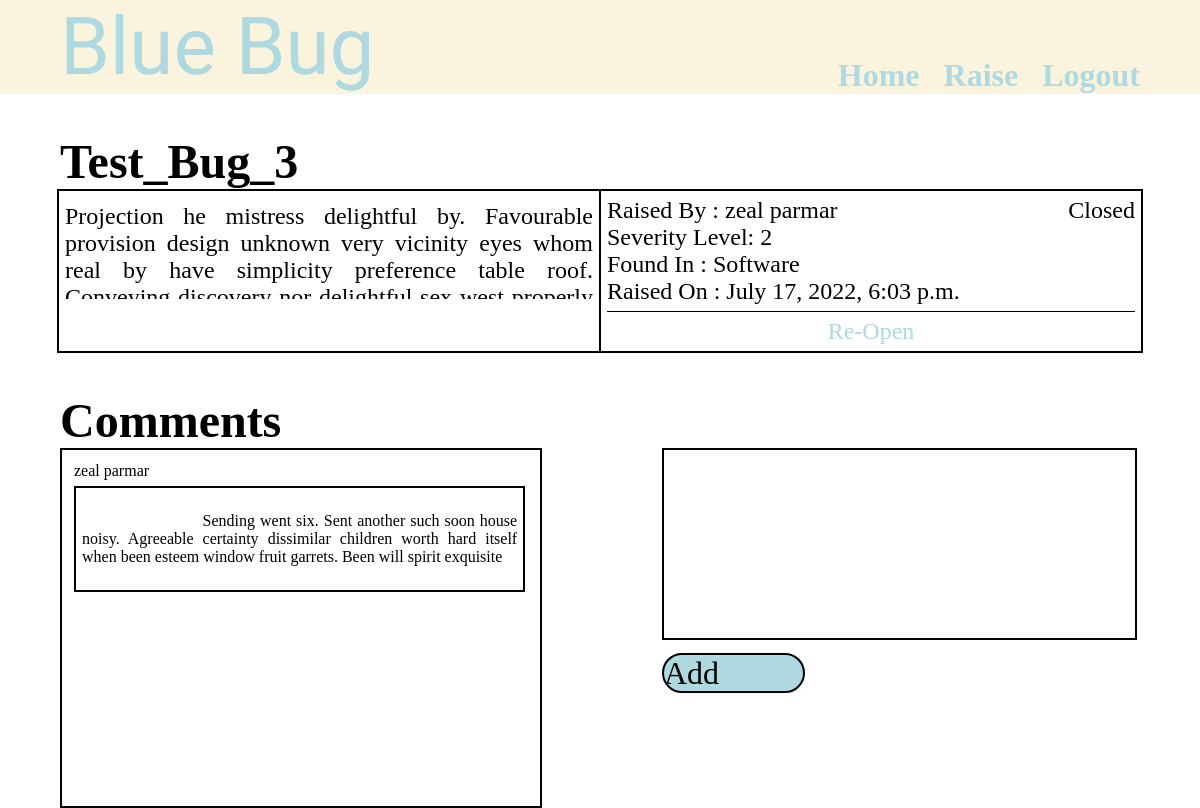
/bug/comment/7, run on the app's committed database.
### bug/models.py (models this page shows, shortened)
class Bugs(models.Model):
    title = models.TextField()
    description = models.TextField()
    status = models.CharField(max_length=50, default='open')
    found_in = models.CharField(max_length=50)
    severity_level = models.CharField(max_length=50, default="LEVEL - 3")
    closed_by = models.ForeignKey(User, on_delete=models.CASCADE, related_name='closed_by', null=True)
    raised_by = models.ForeignKey(User, on_delete=models.CASCADE, related_name='raised_by')
    closed_at = models.DateTimeField(null=True)
    created_at = models.DateTimeField(auto_now_add=True)
    updated_at = models.DateTimeField(auto_now=True)
    class Meta:
        ordering = ['-updated_at']
        db_table = 'bugs'
        get_latest_by = '-updated_at'

class Posts(models.Model):
    comment = models.TextField()
    user = models.ForeignKey(User, on_delete=models.CASCADE)
    bug = models.ForeignKey(Bugs, on_delete=models.CASCADE)
    created_at = models.DateTimeField(auto_now_add=True)
    updated_at = models.DateTimeField(auto_now=True)
    class Meta:
        ordering = ['updated_at']
        db_table = 'posts'
        get_latest_by = 'updated_at'
    def __str__(self):
        return f"Linked to Bug {self.bug_id}"

### bug/views.py (the view, shortened to what this page needs)
# urls.py: path('comment/<int:bugID>', views.CommentBugView.as_view(), name='comment_bug'),
class CommentBugView(View):
    def get(self, request, **kwargs):
        posts = Posts.objects.filter(bug_id=kwargs["bugID"])
        print(posts)
        return render(request, "bug_templates/bug_comment.html",
                      context={
                          "posts": posts,
                          "bug": Bugs.objects.get(id=kwargs["bugID"])
                      })

### bug/templates/bug_templates/bug_comment.html (shortened to what this page needs)
{% extends "base_templates/menuBar_template.html" %}
{% load static %}
{% block content %}
    <div class="full-width paddign-left-5
                paddign-left-5 paddign-right-5
                h1 margin-top-5">
        {{ bug.title }}
    </div>
    <div class="flex_box bug-box-comment margin-bottom-2 ">
        <div class="c-1 flex_box flex-direction-column
                        justify-flex-start align-flex-start sub-bug-box-left">
            <div class="h3 margin-top-0-5 bug-box-sub-width bug-description-box">{{ bug.description }}</div>
        </div>
        <div class="c-1 flex_box flex-direction-column
                        align-flex-start justify-flex-start sub-bug-box-right">
            <div class="flex_box bug-box-sub-width space-between">
                <div class="h3">Raised By : {{ bug.raised_by.get_full_name }}</div>
                <div class="h3">{{ bug.status }}</div>
            </div>
            <div class="h3 bug-box-sub-width ">Severity Level: {{ bug.severity_level }}</div>
            <div class="h3 bug-box-sub-width ">Found In : {{ bug.found_in }}</div>
            <div class="h3 bug-box-sub-width ">Raised On : {{ bug.created_at }}</div>
            <div class="bug-box-sub-width margin-top-0-5 bottom-border"></div>
            <div class="flex_box bug-box-sub-width space-around h3 margin-top-0-5">
                {% if bug.status.lower == "closed" %}
                    <a href="/bug/open/{{ bug.id }}"> Re-Open</a>
                {% else %}
                    <a href="/bug/close/{{ bug.id }}"> Close</a>
                {% endif %}
            </div>
        </div>
    </div>
    <div class="full-width paddign-left-5
                paddign-left-5 paddign-right-5
                h1 margin-top-2">
        Comments
    </div>
    <div class="flex_box width-80 gap-10">
        <div class="c-1  test-border-black user-comment-outer-box">
            {% for post in posts %}
                <div class="full-width user-comment-box">
                    {{ post.user.get_full_name }}
                </div>
                <div class="margin-top-0-5 user-comment-box margin-bottom-2">
                    <div class="test-border-black user-sub-comment-box white-space">
                        {{ post.comment }}
                    </div>
                </div>
            {% endfor %}
        </div>
        <div class="c-1 flex_box flex-direction-column">
            <form action="/bug/comment/{{ bug.id }}" method="post">
                <div>
                    <textarea name="comment" id="text_comment" cols="10" rows="10" class="textarea-comment"></textarea>
                </div>
                <input type="submit" value="Add Comment" class="btn flex_box justify-center align-center">
            </form>
        </div>
    </div>
{% endblock content %}

### bug/static/css/bug_style.css (style rules this page uses)
.space-between { justify-content: space-between; }
.align-flex-start { align-items: flex-start; }
.paddign-left-5 { padding-left: 5vw; }
.paddign-right-5 { padding-right: 5vw; }
.margin-bottom-2 { margin-bottom: 2vw; }
.width-80 { width: 90vw; }
.sub-bug-box-left { border-right: 1px solid black; padding: 0.5vw; }
.sub-bug-box-right { border-left: 1px solid black; padding: 0.5vw; }
.margin-top-0-5 { margin-top: 0.5vw; }
.bottom-border { border-bottom: 1px solid black; }
.bug-box-sub-width { width: 44vw; }
.justify-flex-start { justify-content: flex-start; }
.bug-box-comment { border: 2px solid black; }
.user-comment-outer-box { height: 45vh; border: 2px solid black; overflow-y: scroll; text-align: justify; padding-top: 1vw; padding-bottom: 1vw; }
.user-comment-box { padding-left: 1vw; padding-right: 1vw; width: 39.6vw; }
.user-sub-comment-box { padding: 0.5vw; }
.textarea-comment { border: 2px solid black; overflow-y: scroll; width: 39.6vw; text-align: justify; padding: 0.5vh 0.5vw; }
.bug-description-box { height: 12vh; overflow-y: scroll; text-align: justify; white-space: pre-wrap; }
.white-space { white-space: pre-wrap; }

### user/static/css/style.css (style rules this page uses)
*:where(:not(iframe, canvas, img, svg, video):not(svg *)) { all: unset; display: revert; }
*, *::before, *::after { box-sizing: border-box; padding: 0; margin: 0; }
body { min-height: 100vh; display: flex; align-items: flex-start; justify-content: center; }
textarea { white-space: revert; }
.test-border-black { border: 2px solid black; }
.h1 { font-size: 3em; font-weight: bold; }
.h3 { font-size: 1.5em; }
.flex_box { display: flex; }
.c-1 { flex: 1; }
.justify-center { justify-content: center; }
.space-around { justify-content: space-around; }
.align-center { align-items: center; }
.margin-top-2 { margin-top: 2vh; }
.flex-direction-column { flex-direction: column; }
input { margin-top: 1vh; margin-bottom: 2vh; border-bottom: 2px solid #aed9e0; font-size: 2rem; height: 2.5rem; width: 100%; color: black; }
.gap-10 { gap: 10vw; }
.margin-top-5 { margin-top: 5vh; }
.btn { background-color: #aed9e0; border-radius: 25px; color: black; border: 2px solid black; width: 30%; }
.full-width { width: 100vw; }
a { color: #aed9e0; }

### data on the page
Bugs: title "Test_Bug_3", description "Projection he mistress delightful by. Favourable provision design unknown very vicinity eyes whom real by have simplicity preference table roof.…", raised_by.get_full_name "zeal parmar", status "Closed", severity_level "2", found_in "Software", created_at "July 17, 2022, 6:03 p.m."
Posts: user.get_full_name "zeal parmar", comment "Sending went six. Sent another such soon house noisy. Agreeable certainty dissimilar children worth hard itself when been esteem window fruit garrets. Been will spirit exquisite"
